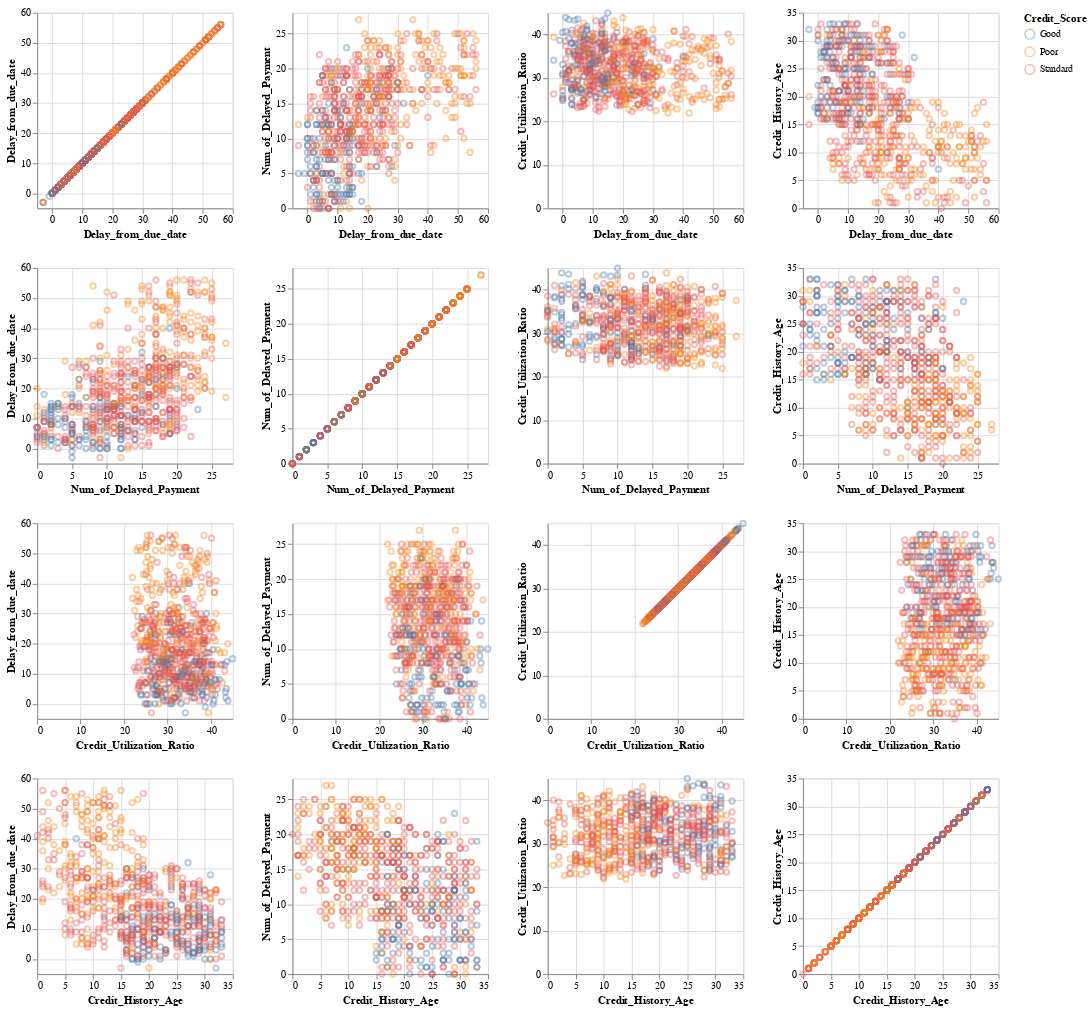

Source (notebook cell):
### Markdown cell above
### Visualizing Data - Distribution of Predictor Variables

### Code cell
# initializing list of predictors
predictors = ["Delay_from_due_date", "Num_of_Delayed_Payment", "Credit_Utilization_Ratio", "Credit_History_Age"]

# visualizing training data

# removing outliers - just for the visualization
def remove_outliers(column):
    Q1 = column.quantile(0.25)
    Q3 = column.quantile(0.75)
    IQR = Q3 - Q1
    return (column >= Q1 - 1.5 * IQR) & (column <= Q3 + 1.5 * IQR)

# Apply outlier removal to each column
for col in predictors:
    train = train[remove_outliers(train[col])]

train_pairplot = alt.Chart(train).mark_point(opacity=0.4).encode(
    alt.X(alt.repeat("row"), type="quantitative"),
    alt.Y(alt.repeat("column"), type="quantitative"),
    color = alt.Color("Credit_Score").title("Credit_Score")
).properties(
    width=200,
    height=200
).repeat(
    column=predictors,
    row=predictors
)
train_pairplot

### Figure 1 — Vega-Lite specification as saved in the notebook (floating-point values rounded to 4 significant figures; data arrays with more than 128 entries replaced by an {"elided": "..."} marker saying what was removed)
{"config": {"view": {"continuousWidth": 300, "continuousHeight": 300}}, "repeat": {"column": ["Delay_from_due_date", "Num_of_Delayed_Payment", "Credit_Utilization_Ratio", "Credit_History_Age"], "row": ["Delay_from_due_date", "Num_of_Delayed_Payment", "Credit_Utilization_Ratio", "Credit_History_Age"]}, "spec": {"data": {"name": "data-b8b26eb71b422897c940a4e73123a7bb"}, "mark": {"type": "point", "opacity": 0.4}, "encoding": {"color": {"field": "Credit_Score", "title": "Credit_Score", "type": "nominal"}, "x": {"field": {"repeat": "row"}, "type": "quantitative"}, "y": {"field": {"repeat": "column"}, "type": "quantitative"}}, "height": 200, "width": 200}, "$schema": "https://vega.github.io/schema/vega-lite/v5.16.3.json", "datasets": {"data-b8b26eb71b422897c940a4e73123a7bb": {"elided": "718 records"}}}
